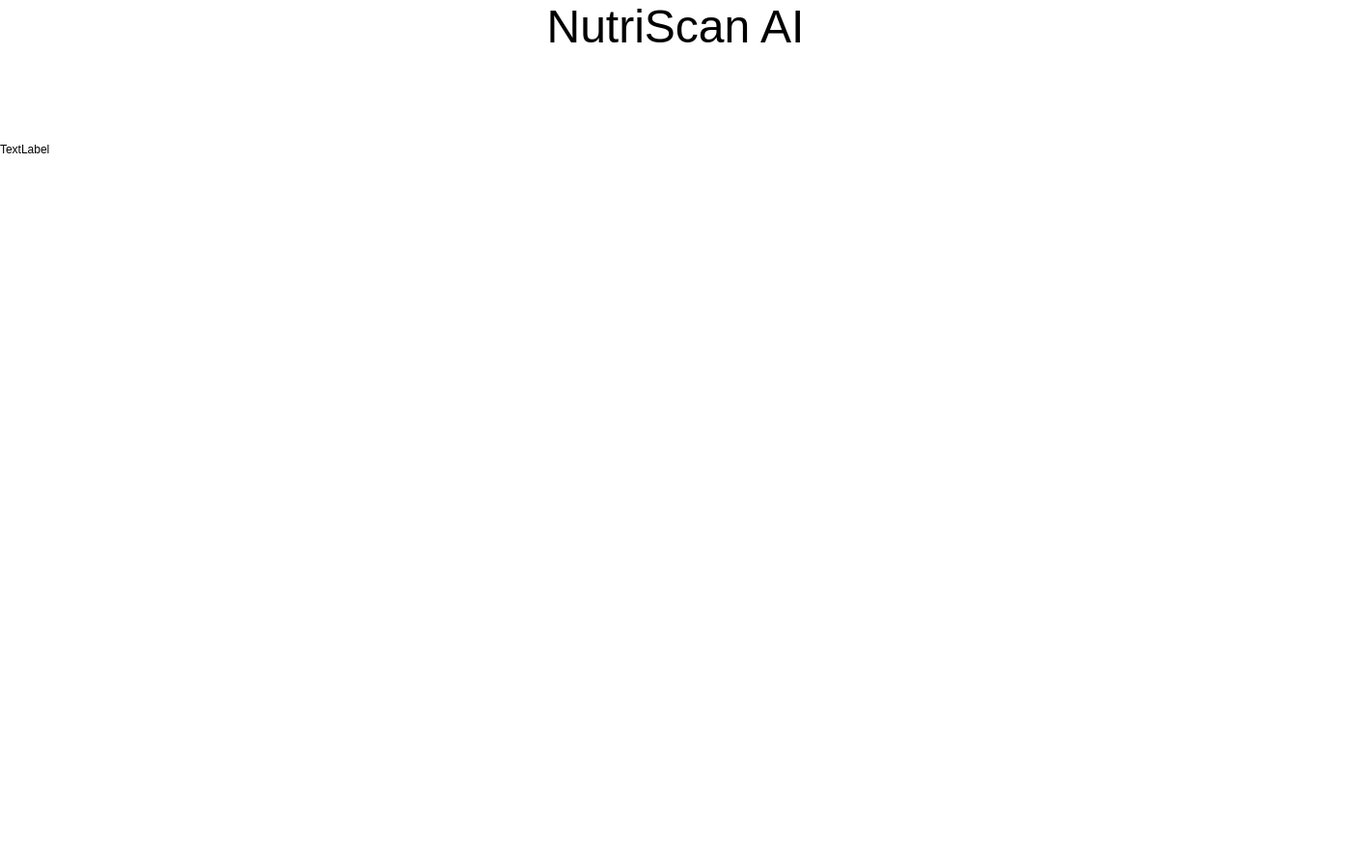
<?xml version="1.0" encoding="UTF-8"?>
<ui version="4.0">
 <class>MainWindow</class>
 <widget class="QMainWindow" name="MainWindow">
  <property name="geometry">
   <rect>
    <x>0</x>
    <y>0</y>
    <width>1400</width>
    <height>900</height>
   </rect>
  </property>
  <property name="sizePolicy">
   <sizepolicy hsizetype="Minimum" vsizetype="Minimum">
    <horstretch>0</horstretch>
    <verstretch>0</verstretch>
   </sizepolicy>
  </property>
  <property name="minimumSize">
   <size>
    <width>0</width>
    <height>0</height>
   </size>
  </property>
  <property name="focusPolicy">
   <enum>Qt::StrongFocus</enum>
  </property>
  <property name="windowTitle">
   <string>MainWindow</string>
  </property>
  <property name="styleSheet">
   <string notr="true">QWidget#central_widget {
    background-color: white;
}

</string>
  </property>
  <widget class="QWidget" name="central_widget">
   <property name="focusPolicy">
    <enum>Qt::StrongFocus</enum>
   </property>
   <layout class="QGridLayout" name="central_glo">
    <property name="leftMargin">
     <number>0</number>
    </property>
    <property name="topMargin">
     <number>0</number>
    </property>
    <property name="rightMargin">
     <number>0</number>
    </property>
    <property name="bottomMargin">
     <number>15</number>
    </property>
    <property name="spacing">
     <number>0</number>
    </property>
    <item row="0" column="0">
     <layout class="QGridLayout" name="main_glo">
      <property name="topMargin">
       <number>0</number>
      </property>
      <property name="rightMargin">
       <number>0</number>
      </property>
      <property name="bottomMargin">
       <number>0</number>
      </property>
      <property name="spacing">
       <number>0</number>
      </property>
      <item row="2" column="1">
       <layout class="QGridLayout" name="logger_glo">
        <item row="0" column="0">
         <widget class="QTableWidget" name="tableWidget">
          <property name="sizePolicy">
           <sizepolicy hsizetype="Expanding" vsizetype="Expanding">
            <horstretch>0</horstretch>
            <verstretch>0</verstretch>
           </sizepolicy>
          </property>
          <property name="frameShape">
           <enum>QFrame::NoFrame</enum>
          </property>
          <property name="frameShadow">
           <enum>QFrame::Plain</enum>
          </property>
          <property name="lineWidth">
           <number>0</number>
          </property>
         </widget>
        </item>
       </layout>
      </item>
      <item row="3" column="1">
       <spacer name="verticalSpacer">
        <property name="orientation">
         <enum>Qt::Vertical</enum>
        </property>
        <property name="sizeHint" stdset="0">
         <size>
          <width>20</width>
          <height>40</height>
         </size>
        </property>
       </spacer>
      </item>
      <item row="1" column="1">
       <layout class="QGridLayout" name="body_glo">
        <property name="rightMargin">
         <number>20</number>
        </property>
        <item row="0" column="1">
         <layout class="QGridLayout" name="section2_glo"/>
        </item>
        <item row="0" column="0">
         <layout class="QGridLayout" name="section1_glo">
          <item row="0" column="0">
           <widget class="QLabel" name="label_2">
            <property name="sizePolicy">
             <sizepolicy hsizetype="Minimum" vsizetype="Minimum">
              <horstretch>0</horstretch>
              <verstretch>0</verstretch>
             </sizepolicy>
            </property>
            <property name="minimumSize">
             <size>
              <width>0</width>
              <height>200</height>
             </size>
            </property>
            <property name="text">
             <string>TextLabel</string>
            </property>
           </widget>
          </item>
         </layout>
        </item>
        <item row="0" column="2">
         <layout class="QGridLayout" name="section3_glo"/>
        </item>
       </layout>
      </item>
      <item row="0" column="1">
       <layout class="QGridLayout" name="title_glo">
        <item row="0" column="0">
         <widget class="QLabel" name="label">
          <property name="font">
           <font>
            <family>Segoe UI</family>
            <pointsize>36</pointsize>
            <weight>50</weight>
            <bold>false</bold>
           </font>
          </property>
          <property name="text">
           <string>NutriScan AI</string>
          </property>
          <property name="alignment">
           <set>Qt::AlignCenter</set>
          </property>
         </widget>
        </item>
       </layout>
      </item>
     </layout>
    </item>
   </layout>
  </widget>
 </widget>
 <resources/>
 <connections/>
</ui>
